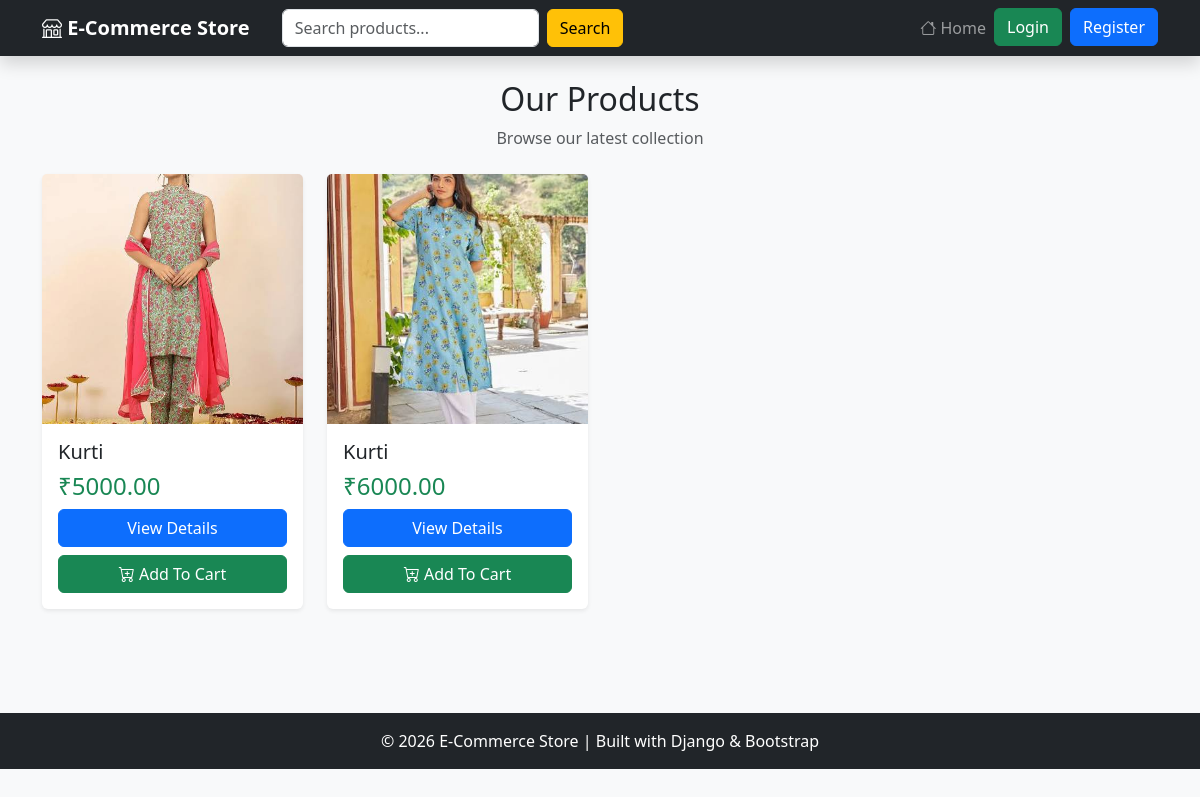
The app's page /, older data.
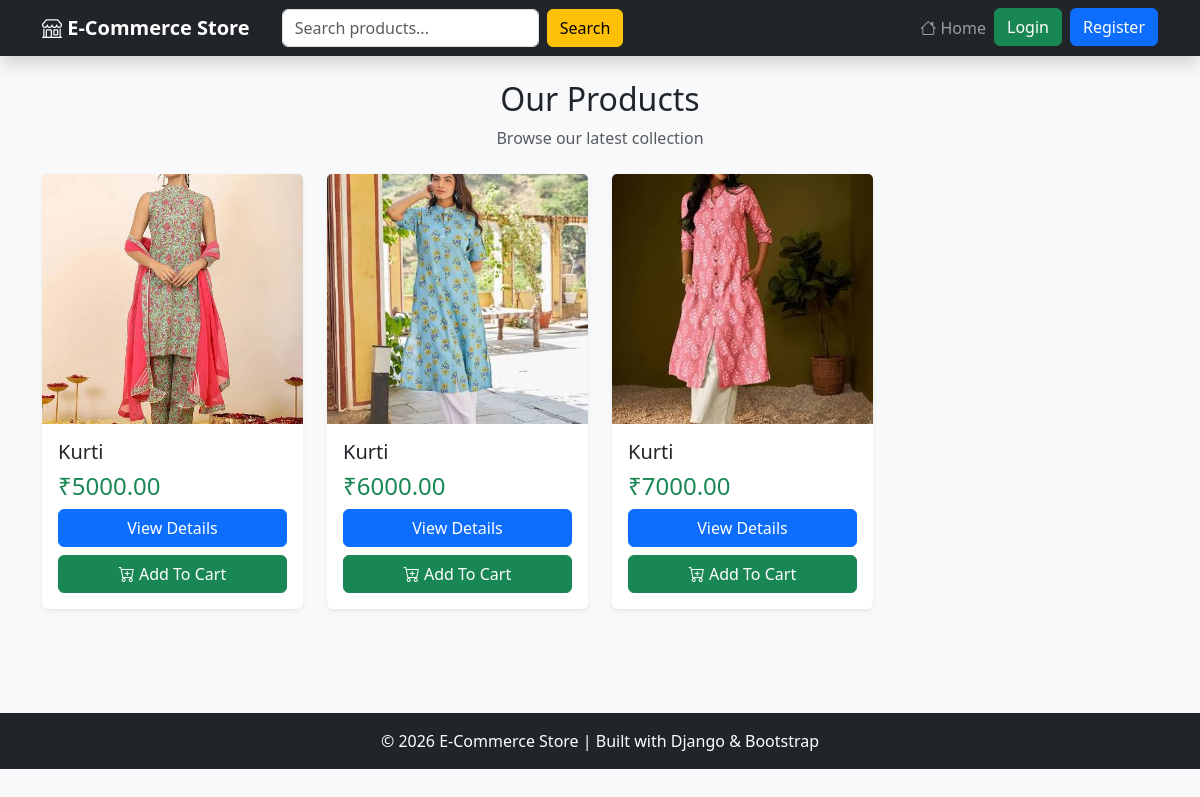
The same page, newer data.
### store/models.py (models this page shows, shortened)
class Product(models.Model):
    category = models.ForeignKey(Category, on_delete=models.CASCADE)
    name = models.CharField(max_length=200)
    price = models.DecimalField(max_digits=10, decimal_places=2)
    description = models.TextField()
    image = models.ImageField(
        upload_to='products/',
        blank=True,
        null=True
    )

### store/views.py (the view)
# urls.py: path('', views.product_list, name='product_list'),
def product_list(request):
    query = request.GET.get('q')
    if query:
        products = Product.objects.filter(
            Q(name__icontains=query) |
            Q(description__icontains=query)
        )
    else:
        products = Product.objects.all()
    return render(
        request,
        'store/product_list.html',
        {'products': products}
    )

### store/templates/store/product_list.html (shortened to what this page needs)
{% extends 'store/base.html' %}
{% block content %}
<div class="text-center mb-4">
    <h2>Our Products</h2>
    <p class="text-muted">
        Browse our latest collection
    </p>
</div>
<div class="row">
{% for product in products %}
<div class="col-md-4 col-lg-3 mb-4">
    <div class="card h-100 shadow-sm border-0 product-card">
        {% if product.image %}
        <img src="{{ product.image.url }}"
             class="card-img-top"
             style="height:250px; object-fit:cover;"
             alt="{{ product.name }}">
        {% else %}
        <img src="https://via.placeholder.com/300x250"
             class="card-img-top"
             alt="No Image">
        {% endif %}
        <div class="card-body d-flex flex-column">
            <h5 class="card-title">
                {{ product.name }}
            </h5>
            <h4 class="text-success">
                ₹{{ product.price }}
            </h4>
            <div class="mt-auto">
                <a href="{% url 'product_detail' product.id %}"
                   class="btn btn-primary w-100 mb-2">
                    View Details
                </a>
                <a href="{% url 'add_to_cart' product.id %}"
                   class="btn btn-success w-100">
                    <i class="bi bi-cart-plus"></i>
                    Add To Cart
                </a>
            </div>
        </div>
    </div>
</div>
{% empty %}
<div class="col-12">
    <div class="alert alert-info text-center">
        No Products Available
    </div>
</div>
{% endfor %}
</div>
{% endblock %}

Row changes from the older to the newer data that the page shows:
added Product: image (picture), name "Kurti", price "7000.00"
